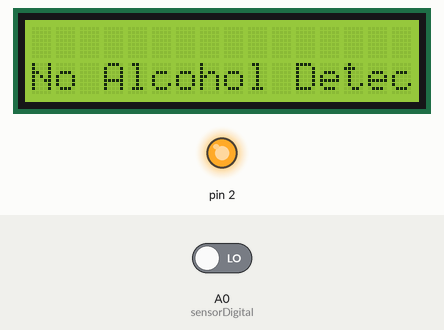
This sketch was run on a simulated Arduino Uno, built with avr-gcc and run on an emulated ATmega328P. Shown: 16×2 character LCD, output pins drawn as LEDs (lit = HIGH). The test bench sets the inputs (shaded band); at power-on: A0 (sensorDigital) LOW.

Above: at 5.2 s.
5.3 s: A0 (sensorDigital) driven HIGH
At 6.4 s:
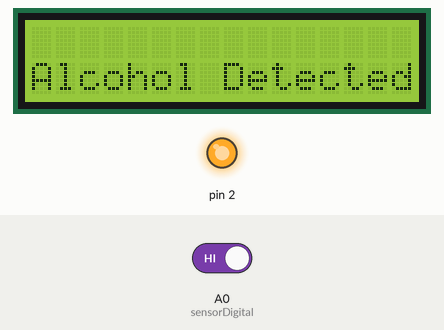
6.8 s: A0 (sensorDigital) driven LOW
At 7.7 s:
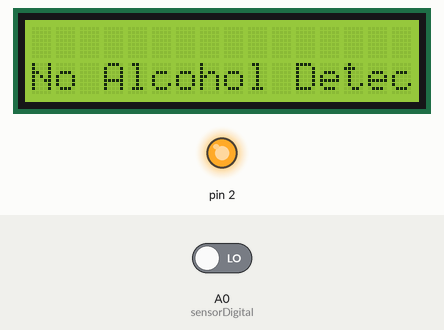
Timing chart, 0 to 9.8 s (numbered marks = the images above; inputs shaded):
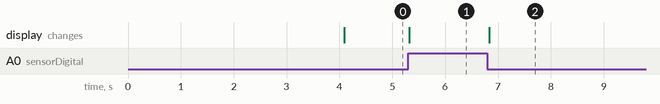

The sketch:

Next-Generation_Alcohol_Testing_Device_for_Safer_Living.ino
```cpp
#include <LiquidCrystal_I2C.h>
#define sensorDigital A0

LiquidCrystal_I2C lcd(0x27, 16, 2);
void setup(){
    Serial.begin(9600);
  lcd.init();
  lcd.backlight();
  lcd.clear();
  pinMode(2, OUTPUT);
  digitalWrite(2, HIGH);
  delay(1000);
  lcd.setCursor(0, 0);
    delay(3000);
  lcd.clear();
}
void loop(){
  bool digital = digitalRead(sensorDigital);
  if(digital==1){
    lcd.setCursor(0, 1);
    lcd.print("Alcohol Detected");
  }else{
    lcd.setCursor(0, 1);
    lcd.print("No Alcohol Detected");
  }
}
```

Measured:
- after the input at 5.3 s, the display: changes at once (image 1)
- after the input at 6.8 s, the display: changes at once (image 2)
